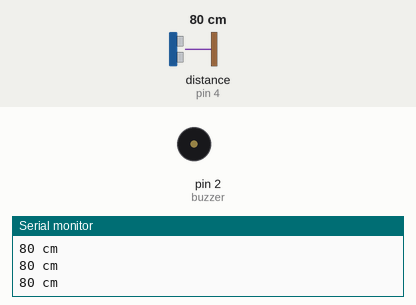
This sketch was run on a simulated Arduino Uno, built with avr-gcc and run on an emulated ATmega328P. Parts: buzzer (waves = sounding, pin HIGH), the last lines printed to the serial monitor. Wiring (inferred from the names in the program): ultrasonic range finder: trigger pin 3; echo pin 4. Inputs (shaded band) come from the test bench; at power-on: distance to the obstacle (sensor on pin 4) 80 cm. The echo pulse lasts 58.3 µs per cm; pins used as bus, display or sensor lines are not drawn.

Above: at 0.94 s.
1.3 s: distance to the obstacle (sensor on pin 4) set to 2 cm
At 2.7 s:
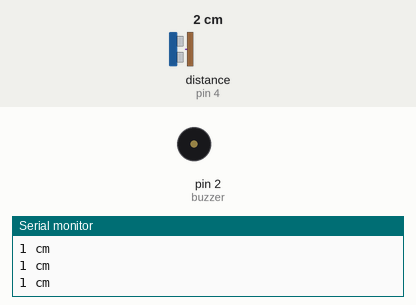
3.0 s: distance to the obstacle (sensor on pin 4) set to 18 cm
At 3.55 s:
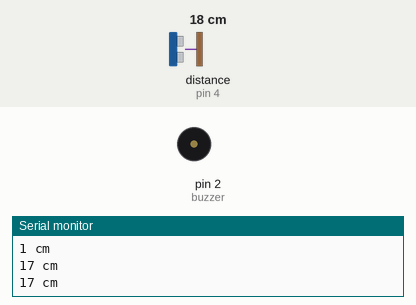
6.0 s: distance to the obstacle (sensor on pin 4) set to 4 cm
At 6.8 s:
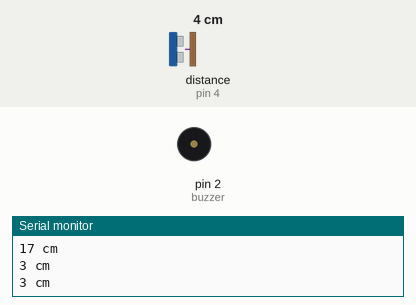
7.6 s: distance to the obstacle (sensor on pin 4) set to 13 cm
Timing chart, 0 to 10.6 s (numbered marks = the images above; inputs shaded):
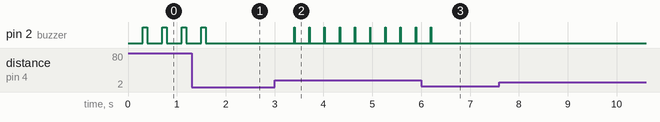

The sketch:

Sketch.ino
```cpp
int buzzer = 2 ;// настройка управления цифровыми выводами динамика и датчика
int echoPin = 4;
int trigPin = 3;

void setup ()
{
  pinMode (buzzer, OUTPUT) ;// установка режима цифрового ввода-вывода
  pinMode(trigPin, OUTPUT); // на вывод данных
  pinMode(echoPin, INPUT);  // на ввод данных
   Serial.begin (9600);
}
void loop ()
{
  int duration;
  int cm;
  digitalWrite(trigPin, LOW);
  delayMicroseconds(5);
  digitalWrite(trigPin, HIGH);
  delayMicroseconds(15); //импульс длительностью 15 мкс чтобы запустить ультразвуковой датчик в работу
  digitalWrite(trigPin, LOW);
  duration = pulseIn(echoPin, HIGH); // считываем время
  cm = duration / 58,2;     // пересчитываем время в расстояние
  Serial.print(cm);
  Serial.println(" cm");

    delay(300);

  if (cm >= 10 && cm <=200)
  {
    int wait = map(cm, 10, 200, 0, 255);
    digitalWrite (buzzer, HIGH) ; // включение пищалки
    delay (wait) ;    // длительность звукового сигнала 1мс
     digitalWrite (buzzer, LOW) ;// выключение пищалки
  }else {
} digitalWrite (buzzer, LOW);
}
```

Measured:
- after the input at 1.3 s, pin 2 (buzzer): goes on until 1.6 s, then stays LOW
- after the input at 3.0 s, pin 2 (buzzer): alternates HIGH for 0.01 s and LOW for 0.30 s, starting after 0.40 s
- after the input at 6.0 s, pin 2 (buzzer): goes on until 6.2 s, then stays LOW
- by itself, pin 2 (buzzer): alternates HIGH for 0.09 s and LOW for 0.31 s
